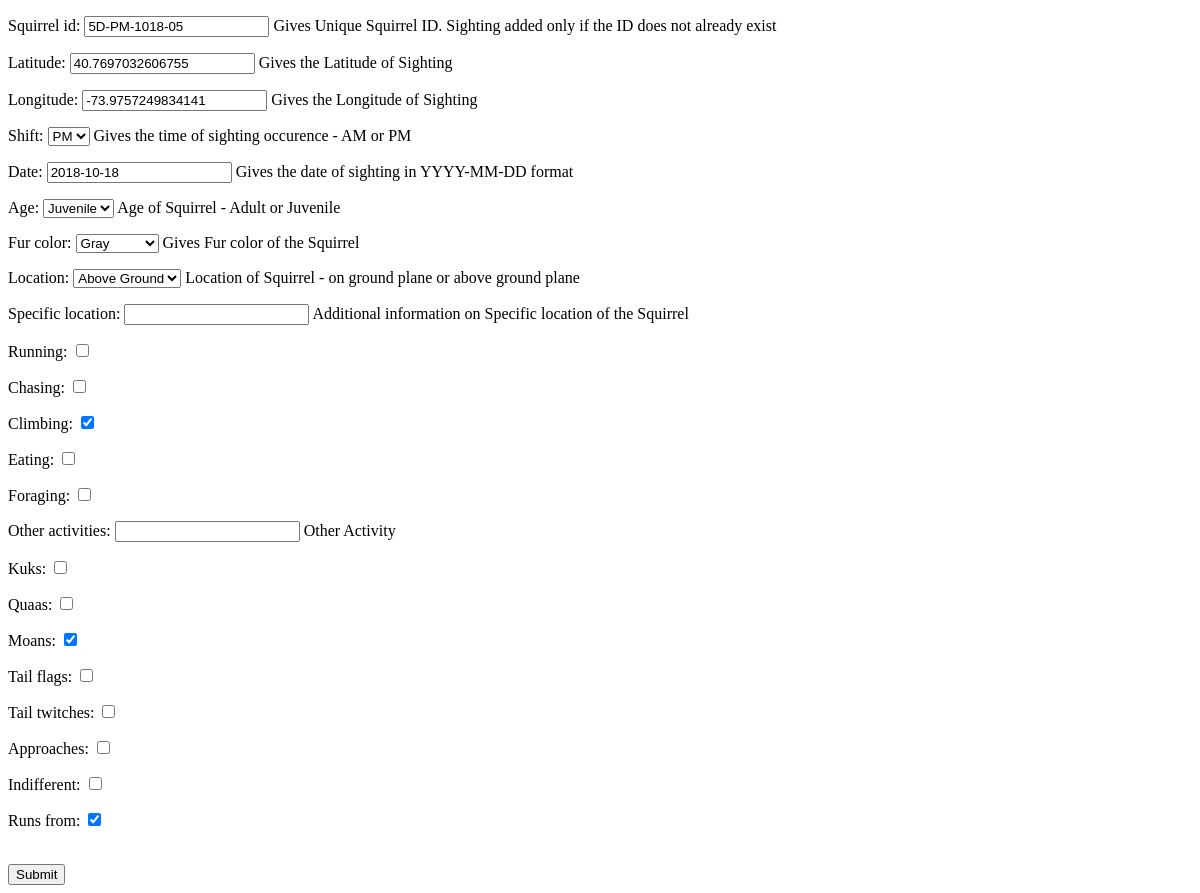
/sightings/5D-PM-1018-05, run on an earlier commit of the app's database.
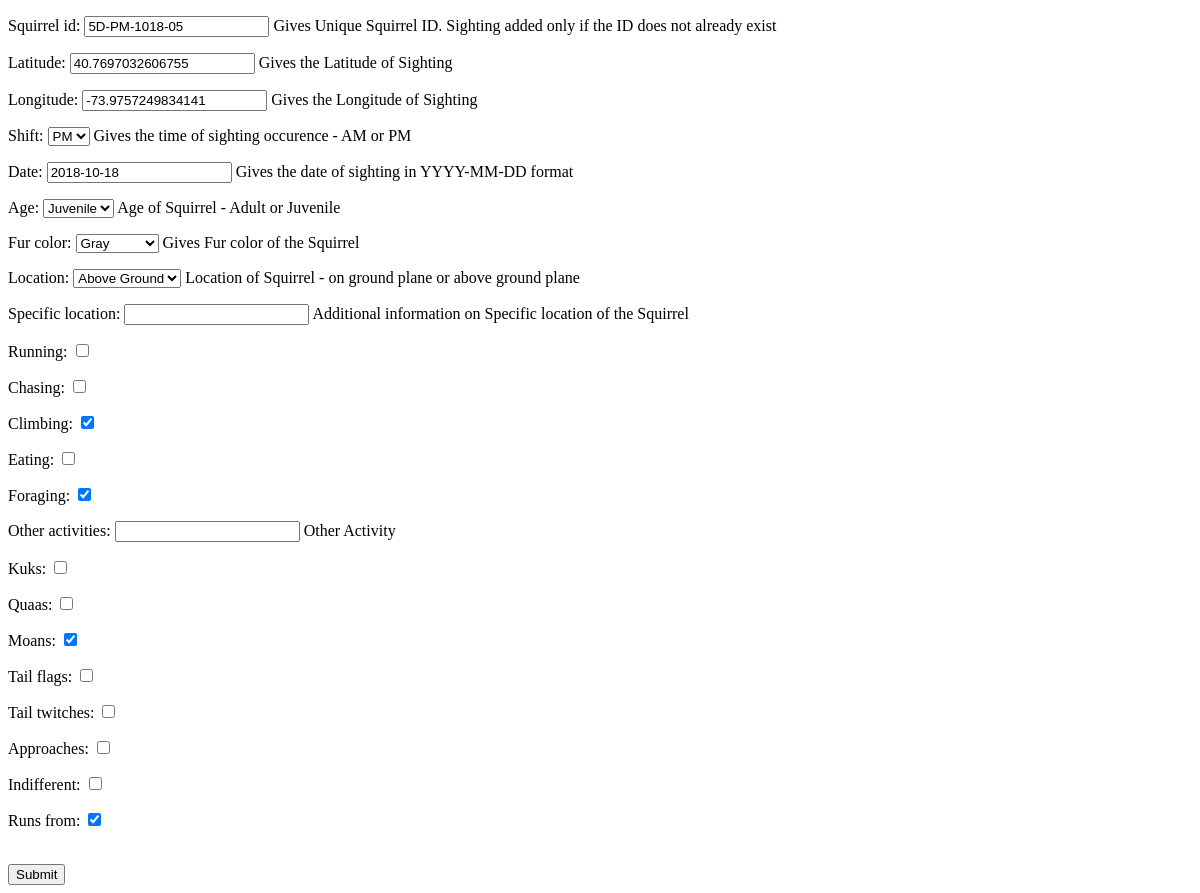
And on a later commit of the database.
### sightings/models.py (models this page shows, shortened)
class Squirrel(models.Model):
    squirrel_id = models.CharField(max_length=20,primary_key=True,help_text=_("Gives Unique Squirrel ID. Sighting added only if the ID does not already exist"),)
    AM = 'AM'
    PM = 'PM'
    SHIFT_CHOICES = (
        (AM, 'AM'),
        (PM, 'PM'),
    )
    latitude = models.FloatField(
            help_text=_('Gives the Latitude of Sighting'),
            )
    longitude = models.FloatField(
            help_text=_('Gives the Longitude of Sighting'),
            )
    shift = models.CharField(
        max_length=2,
        choices=SHIFT_CHOICES,
        default=AM,
        help_text=_("Gives the time of sighting occurence - AM or PM"),
    )
    date = models.DateField(help_text=_("Gives the date of sighting in YYYY-MM-DD format"),)
    ADULT = 'Adult'
    JUVENILE = 'Juvenile'
    AGE_CHOICES = (
        (ADULT,'Adult'),
        (JUVENILE,'Juvenile'),
        ('',''),
    )
    age = models.CharField(
        max_length=10,
        choices=AGE_CHOICES,
        default=ADULT,
        help_text=_("Age of Squirrel - Adult or Juvenile"),
        null=True,
    )
    GRAY = 'Gray'
    CINNAMON = 'Cinnamon'
    BLACK = 'Black'
    FUR_CHOICES = (
        (GRAY,'Gray'),
        (CINNAMON,'Cinnamon'),
        (BLACK,'Black'),
        ('',''),
    )
    fur_color = models.CharField(
        max_length=20,
        choices=FUR_CHOICES,
        default=GRAY,
        help_text=_('Gives Fur color of the Squirrel'),
        null=True,
    )
    GROUND_PLANE = 'Ground Plane'
    ABOVE_GROUND = 'Above Ground'
    LOC_CHOICES = (
        (GROUND_PLANE,'Ground Plane'),
        (ABOVE_GROUND,'Above Ground'),
        ('',''),
    )
    location = models.CharField(
        max_length=30,
        choices=LOC_CHOICES,
        default=GROUND_PLANE,
        help_text=_("Location of Squirrel - on ground plane or above ground plane"),
        null=True,
    )
    specific_location = models.CharField(max_length=200,help_text=_("Additional information on Specific location of the Squirrel"), null=True, blank=True,)
    running = models.BooleanField(default=False,)
    chasing = models.BooleanField(default=False,)
    climbing = models.BooleanField(default=False,)
    eating = models.BooleanField(default=False,)
    foraging = models.BooleanField(default=False)
    other_activities = models.CharField(max_length=200, null=True, blank=True, help_text=_("Other Activity"),)
    kuks = models.BooleanField(default=False,)
    quaas = models.BooleanField(default=False,)
    moans = models.BooleanField(default=False,)
    tail_flags = models.BooleanField(default=False,)
    tail_twitches = models.BooleanField(default=False,)
    approaches = models.BooleanField(default=False,)
    indifferent = models.BooleanField(default=False,)
    runs_from = models.BooleanField(default=False,)

### sightings/views.py (the view)
# urls.py: path('<squirrel_id>', views.edit_squirrel),
def edit_squirrel(request, squirrel_id):
    squirrel = Squirrel.objects.get(pk=squirrel_id)
    if request.method == 'POST':
        form = SquirrelForm(request.POST, instance=squirrel)
        if form.is_valid():
            form.save()
            return redirect('/sightings')
        else:
            return HttpResponse('Invalid Data! e.g. Please check the format of the Date')
    else:
        form = SquirrelForm(instance=squirrel)
    context = {
            'form': form
            }
    return render(request, 'sightings/edit.html', context)

### sightings/forms.py
class SquirrelForm(ModelForm):
    class Meta:
        model = Squirrel
        fields = '__all__'

### sightings/templates/sightings/edit.html (shortened to what this page needs)
<!doctype html>
<html>
  <body>
    <form method="post">
      {{ form.as_p }}
      <br>
      <input type="submit" name="Submit">
    </form>
  </body>
</html>

What changed in the data, as far as the page shows it:
changed Squirrel "5D-PM-1018-05": foraging "☐" → "☑"
